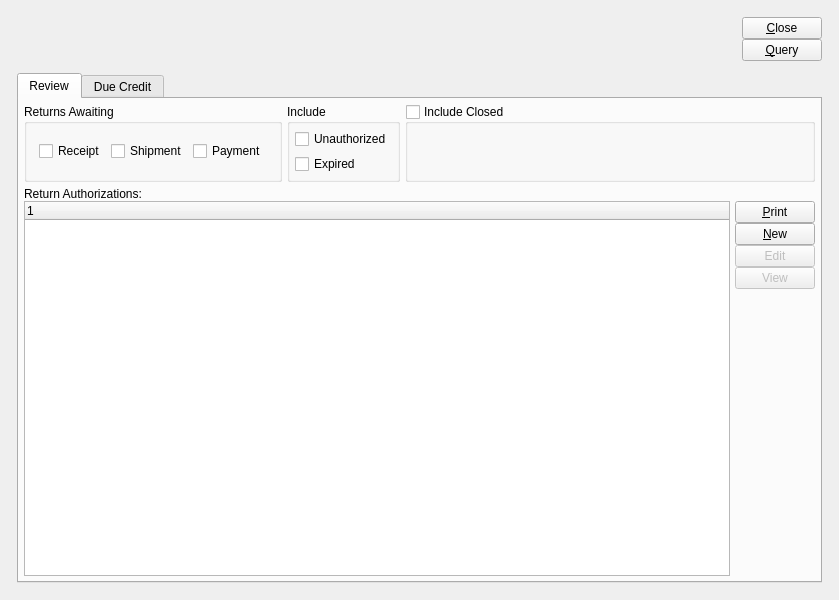
<?xml version="1.0" encoding="UTF-8"?>
<ui version="4.0">
 <comment>This file is part of the xTuple ERP: PostBooks Edition, a free and
open source Enterprise Resource Planning software suite,
Copyright (c) 1999-2011 by OpenMFG LLC, d/b/a xTuple.
It is licensed to you under the Common Public Attribution License
version 1.0, the full text of which (including xTuple-specific Exhibits)
is available at www.xtuple.com/CPAL.  By using this software, you agree
to be bound by its terms.</comment>
 <class>returnAuthorizationWorkbench</class>
 <widget class="QWidget" name="returnAuthorizationWorkbench">
  <property name="geometry">
   <rect>
    <x>0</x>
    <y>0</y>
    <width>839</width>
    <height>600</height>
   </rect>
  </property>
  <property name="minimumSize">
   <size>
    <width>600</width>
    <height>400</height>
   </size>
  </property>
  <property name="windowTitle">
   <string>Return Authorization Workbench</string>
  </property>
  <layout class="QGridLayout" name="gridLayout_3">
   <item row="0" column="0">
    <layout class="QGridLayout" name="gridLayout_2">
     <property name="margin">
      <number>12</number>
     </property>
     <property name="spacing">
      <number>12</number>
     </property>
     <item row="0" column="0">
      <layout class="QHBoxLayout" name="horizontalLayout_3">
       <item>
        <layout class="QHBoxLayout" name="horizontalLayout_2">
         <item>
          <widget class="CustomerSelector" name="_customerSelector"/>
         </item>
         <item>
          <spacer>
           <property name="orientation">
            <enum>Qt::Horizontal</enum>
           </property>
           <property name="sizeHint" stdset="0">
            <size>
             <width>0</width>
             <height>20</height>
            </size>
           </property>
          </spacer>
         </item>
        </layout>
       </item>
       <item>
        <layout class="QVBoxLayout" name="verticalLayout_3">
         <property name="spacing">
          <number>0</number>
         </property>
         <item>
          <widget class="QPushButton" name="_close">
           <property name="text">
            <string>&amp;Close</string>
           </property>
           <property name="autoDefault">
            <bool>false</bool>
           </property>
           <property name="default">
            <bool>false</bool>
           </property>
          </widget>
         </item>
         <item>
          <widget class="QPushButton" name="_query">
           <property name="text">
            <string>&amp;Query</string>
           </property>
          </widget>
         </item>
         <item>
          <spacer>
           <property name="orientation">
            <enum>Qt::Vertical</enum>
           </property>
           <property name="sizeType">
            <enum>QSizePolicy::Expanding</enum>
           </property>
           <property name="sizeHint" stdset="0">
            <size>
             <width>16</width>
             <height>0</height>
            </size>
           </property>
          </spacer>
         </item>
        </layout>
       </item>
      </layout>
     </item>
     <item row="1" column="0">
      <widget class="QTabWidget" name="_tabReview">
       <property name="sizePolicy">
        <sizepolicy hsizetype="Expanding" vsizetype="Expanding">
         <horstretch>0</horstretch>
         <verstretch>1</verstretch>
        </sizepolicy>
       </property>
       <property name="currentIndex">
        <number>0</number>
       </property>
       <widget class="QWidget" name="_open">
        <attribute name="title">
         <string>Review</string>
        </attribute>
        <layout class="QGridLayout" name="gridLayout">
         <item row="0" column="0">
          <widget class="QGroupBox" name="_showpending">
           <property name="title">
            <string>Returns Awaiting</string>
           </property>
           <layout class="QGridLayout">
            <property name="margin">
             <number>12</number>
            </property>
            <item row="0" column="0">
             <widget class="XCheckBox" name="_receipts">
              <property name="text">
               <string>Receipt</string>
              </property>
             </widget>
            </item>
            <item row="0" column="1">
             <widget class="XCheckBox" name="_shipments">
              <property name="text">
               <string>Shipment</string>
              </property>
             </widget>
            </item>
            <item row="0" column="2">
             <widget class="XCheckBox" name="_payment">
              <property name="text">
               <string>Payment</string>
              </property>
             </widget>
            </item>
           </layout>
          </widget>
         </item>
         <item row="0" column="1">
          <widget class="QGroupBox" name="_include">
           <property name="title">
            <string>Include</string>
           </property>
           <layout class="QGridLayout">
            <item row="1" column="0">
             <widget class="XCheckBox" name="_expired">
              <property name="text">
               <string>Expired</string>
              </property>
              <property name="forgetful">
               <bool>true</bool>
              </property>
             </widget>
            </item>
            <item row="0" column="0">
             <widget class="XCheckBox" name="_unauthorized">
              <property name="text">
               <string>Unauthorized</string>
              </property>
              <property name="forgetful">
               <bool>true</bool>
              </property>
             </widget>
            </item>
           </layout>
          </widget>
         </item>
         <item row="0" column="2">
          <widget class="QGroupBox" name="_closed">
           <property name="title">
            <string>Include Closed</string>
           </property>
           <property name="checkable">
            <bool>true</bool>
           </property>
           <property name="checked">
            <bool>false</bool>
           </property>
           <layout class="QGridLayout">
            <item row="0" column="0">
             <widget class="DateCluster" name="_dates"/>
            </item>
            <item row="0" column="1">
             <spacer>
              <property name="orientation">
               <enum>Qt::Horizontal</enum>
              </property>
              <property name="sizeHint" stdset="0">
               <size>
                <width>40</width>
                <height>20</height>
               </size>
              </property>
             </spacer>
            </item>
           </layout>
          </widget>
         </item>
         <item row="1" column="0" colspan="3">
          <layout class="QVBoxLayout" name="verticalLayout_2">
           <property name="spacing">
            <number>0</number>
           </property>
           <item>
            <widget class="QLabel" name="_raopenLit">
             <property name="text">
              <string>Return Authorizations:</string>
             </property>
            </widget>
           </item>
           <item>
            <layout class="QHBoxLayout" name="horizontalLayout">
             <item>
              <widget class="XTreeWidget" name="_ra"/>
             </item>
             <item>
              <layout class="QVBoxLayout" name="verticalLayout">
               <property name="spacing">
                <number>0</number>
               </property>
               <item>
                <widget class="QPushButton" name="_print">
                 <property name="enabled">
                  <bool>true</bool>
                 </property>
                 <property name="text">
                  <string>&amp;Print</string>
                 </property>
                 <property name="autoDefault">
                  <bool>false</bool>
                 </property>
                 <property name="default">
                  <bool>false</bool>
                 </property>
                </widget>
               </item>
               <item>
                <widget class="QPushButton" name="_new">
                 <property name="enabled">
                  <bool>true</bool>
                 </property>
                 <property name="text">
                  <string>&amp;New</string>
                 </property>
                 <property name="autoDefault">
                  <bool>false</bool>
                 </property>
                 <property name="default">
                  <bool>false</bool>
                 </property>
                </widget>
               </item>
               <item>
                <widget class="QPushButton" name="_edit">
                 <property name="enabled">
                  <bool>false</bool>
                 </property>
                 <property name="text">
                  <string>Edit</string>
                 </property>
                 <property name="autoDefault">
                  <bool>false</bool>
                 </property>
                 <property name="default">
                  <bool>false</bool>
                 </property>
                </widget>
               </item>
               <item>
                <widget class="QPushButton" name="_view">
                 <property name="enabled">
                  <bool>false</bool>
                 </property>
                 <property name="text">
                  <string>View</string>
                 </property>
                 <property name="autoDefault">
                  <bool>false</bool>
                 </property>
                 <property name="default">
                  <bool>false</bool>
                 </property>
                </widget>
               </item>
               <item>
                <spacer>
                 <property name="orientation">
                  <enum>Qt::Vertical</enum>
                 </property>
                 <property name="sizeType">
                  <enum>QSizePolicy::Expanding</enum>
                 </property>
                 <property name="sizeHint" stdset="0">
                  <size>
                   <width>16</width>
                   <height>46</height>
                  </size>
                 </property>
                </spacer>
               </item>
              </layout>
             </item>
            </layout>
           </item>
          </layout>
         </item>
        </layout>
       </widget>
       <widget class="QWidget" name="_dueCredit">
        <attribute name="title">
         <string>Due Credit</string>
        </attribute>
        <layout class="QGridLayout" name="gridLayout_4">
         <item row="0" column="0">
          <layout class="QHBoxLayout">
           <property name="margin">
            <number>5</number>
           </property>
           <item>
            <widget class="XCheckBox" name="_creditmemo">
             <property name="text">
              <string>Credit Memo</string>
             </property>
            </widget>
           </item>
           <item>
            <widget class="XCheckBox" name="_check">
             <property name="text">
              <string>Check</string>
             </property>
            </widget>
           </item>
           <item>
            <widget class="XCheckBox" name="_creditcard">
             <property name="text">
              <string>Credit Card</string>
             </property>
            </widget>
           </item>
           <item>
            <spacer>
             <property name="orientation">
              <enum>Qt::Horizontal</enum>
             </property>
             <property name="sizeHint" stdset="0">
              <size>
               <width>40</width>
               <height>20</height>
              </size>
             </property>
            </spacer>
           </item>
          </layout>
         </item>
         <item row="1" column="0">
          <layout class="QVBoxLayout" name="verticalLayout_4">
           <property name="spacing">
            <number>0</number>
           </property>
           <item>
            <widget class="QLabel" name="_radueLit">
             <property name="text">
              <string>Returns Eligible for Credit:</string>
             </property>
            </widget>
           </item>
           <item>
            <layout class="QHBoxLayout" name="horizontalLayout_5">
             <item>
              <widget class="XTreeWidget" name="_radue">
               <zorder>qt_scrollarea_viewport</zorder>
              </widget>
             </item>
             <item>
              <layout class="QVBoxLayout">
               <property name="spacing">
                <number>0</number>
               </property>
               <property name="margin">
                <number>5</number>
               </property>
               <item>
                <widget class="QPushButton" name="_printdue">
                 <property name="enabled">
                  <bool>true</bool>
                 </property>
                 <property name="text">
                  <string>&amp;Print</string>
                 </property>
                 <property name="autoDefault">
                  <bool>false</bool>
                 </property>
                 <property name="default">
                  <bool>false</bool>
                 </property>
                </widget>
               </item>
               <item>
                <widget class="QPushButton" name="_editdue">
                 <property name="enabled">
                  <bool>false</bool>
                 </property>
                 <property name="text">
                  <string>Edit</string>
                 </property>
                 <property name="autoDefault">
                  <bool>false</bool>
                 </property>
                 <property name="default">
                  <bool>false</bool>
                 </property>
                </widget>
               </item>
               <item>
                <widget class="QPushButton" name="_viewdue">
                 <property name="enabled">
                  <bool>false</bool>
                 </property>
                 <property name="text">
                  <string>View</string>
                 </property>
                 <property name="autoDefault">
                  <bool>false</bool>
                 </property>
                 <property name="default">
                  <bool>false</bool>
                 </property>
                </widget>
               </item>
               <item>
                <widget class="QPushButton" name="_process">
                 <property name="enabled">
                  <bool>false</bool>
                 </property>
                 <property name="text">
                  <string>Process</string>
                 </property>
                 <property name="autoDefault">
                  <bool>false</bool>
                 </property>
                 <property name="default">
                  <bool>false</bool>
                 </property>
                </widget>
               </item>
               <item>
                <spacer>
                 <property name="orientation">
                  <enum>Qt::Vertical</enum>
                 </property>
                 <property name="sizeType">
                  <enum>QSizePolicy::Expanding</enum>
                 </property>
                 <property name="sizeHint" stdset="0">
                  <size>
                   <width>16</width>
                   <height>46</height>
                  </size>
                 </property>
                </spacer>
               </item>
              </layout>
             </item>
            </layout>
           </item>
          </layout>
         </item>
         <item row="2" column="0">
          <layout class="QHBoxLayout">
           <property name="margin">
            <number>5</number>
           </property>
           <item>
            <widget class="XCheckBox" name="_postmemos">
             <property name="text">
              <string>Post Credit Memos Immediately</string>
             </property>
            </widget>
           </item>
           <item>
            <widget class="XCheckBox" name="_printmemo">
             <property name="text">
              <string>Print Credit Memo</string>
             </property>
            </widget>
           </item>
           <item>
            <spacer>
             <property name="orientation">
              <enum>Qt::Horizontal</enum>
             </property>
             <property name="sizeHint" stdset="0">
              <size>
               <width>40</width>
               <height>20</height>
              </size>
             </property>
            </spacer>
           </item>
          </layout>
         </item>
        </layout>
       </widget>
      </widget>
     </item>
    </layout>
   </item>
  </layout>
 </widget>
 <layoutdefault spacing="5" margin="5"/>
 <pixmapfunction>qPixmapFromMimeSource</pixmapfunction>
 <customwidgets>
  <customwidget>
   <class>CustomerSelector</class>
   <extends>QWidget</extends>
   <header>customerselector.h</header>
  </customwidget>
  <customwidget>
   <class>DateCluster</class>
   <extends>QWidget</extends>
   <header>datecluster.h</header>
  </customwidget>
  <customwidget>
   <class>XCheckBox</class>
   <extends>QCheckBox</extends>
   <header>xcheckbox.h</header>
  </customwidget>
  <customwidget>
   <class>XTreeWidget</class>
   <extends>QTreeWidget</extends>
   <header>xtreewidget.h</header>
   <container>1</container>
  </customwidget>
 </customwidgets>
 <tabstops>
  <tabstop>_tabReview</tabstop>
  <tabstop>_receipts</tabstop>
  <tabstop>_shipments</tabstop>
  <tabstop>_payment</tabstop>
  <tabstop>_unauthorized</tabstop>
  <tabstop>_expired</tabstop>
  <tabstop>_closed</tabstop>
  <tabstop>_ra</tabstop>
  <tabstop>_print</tabstop>
  <tabstop>_new</tabstop>
  <tabstop>_edit</tabstop>
  <tabstop>_view</tabstop>
  <tabstop>_close</tabstop>
  <tabstop>_query</tabstop>
  <tabstop>_viewdue</tabstop>
  <tabstop>_process</tabstop>
  <tabstop>_printdue</tabstop>
  <tabstop>_editdue</tabstop>
  <tabstop>_creditmemo</tabstop>
  <tabstop>_check</tabstop>
  <tabstop>_radue</tabstop>
  <tabstop>_postmemos</tabstop>
  <tabstop>_printmemo</tabstop>
  <tabstop>_creditcard</tabstop>
 </tabstops>
 <resources/>
 <connections>
  <connection>
   <sender>_close</sender>
   <signal>clicked()</signal>
   <receiver>returnAuthorizationWorkbench</receiver>
   <slot>close()</slot>
   <hints>
    <hint type="sourcelabel">
     <x>554</x>
     <y>25</y>
    </hint>
    <hint type="destinationlabel">
     <x>302</x>
     <y>223</y>
    </hint>
   </hints>
  </connection>
  <connection>
   <sender>_ra</sender>
   <signal>valid(bool)</signal>
   <receiver>_edit</receiver>
   <slot>setEnabled(bool)</slot>
   <hints>
    <hint type="sourcelabel">
     <x>256</x>
     <y>312</y>
    </hint>
    <hint type="destinationlabel">
     <x>540</x>
     <y>262</y>
    </hint>
   </hints>
  </connection>
  <connection>
   <sender>_ra</sender>
   <signal>valid(bool)</signal>
   <receiver>_view</receiver>
   <slot>setEnabled(bool)</slot>
   <hints>
    <hint type="sourcelabel">
     <x>256</x>
     <y>312</y>
    </hint>
    <hint type="destinationlabel">
     <x>540</x>
     <y>262</y>
    </hint>
   </hints>
  </connection>
  <connection>
   <sender>_radue</sender>
   <signal>valid(bool)</signal>
   <receiver>_editdue</receiver>
   <slot>setEnabled(bool)</slot>
   <hints>
    <hint type="sourcelabel">
     <x>256</x>
     <y>286</y>
    </hint>
    <hint type="destinationlabel">
     <x>545</x>
     <y>218</y>
    </hint>
   </hints>
  </connection>
  <connection>
   <sender>_radue</sender>
   <signal>valid(bool)</signal>
   <receiver>_viewdue</receiver>
   <slot>setEnabled(bool)</slot>
   <hints>
    <hint type="sourcelabel">
     <x>256</x>
     <y>286</y>
    </hint>
    <hint type="destinationlabel">
     <x>545</x>
     <y>241</y>
    </hint>
   </hints>
  </connection>
  <connection>
   <sender>_radue</sender>
   <signal>itemSelected(int)</signal>
   <receiver>_editdue</receiver>
   <slot>animateClick()</slot>
   <hints>
    <hint type="sourcelabel">
     <x>256</x>
     <y>281</y>
    </hint>
    <hint type="destinationlabel">
     <x>545</x>
     <y>207</y>
    </hint>
   </hints>
  </connection>
 </connections>
</ui>
